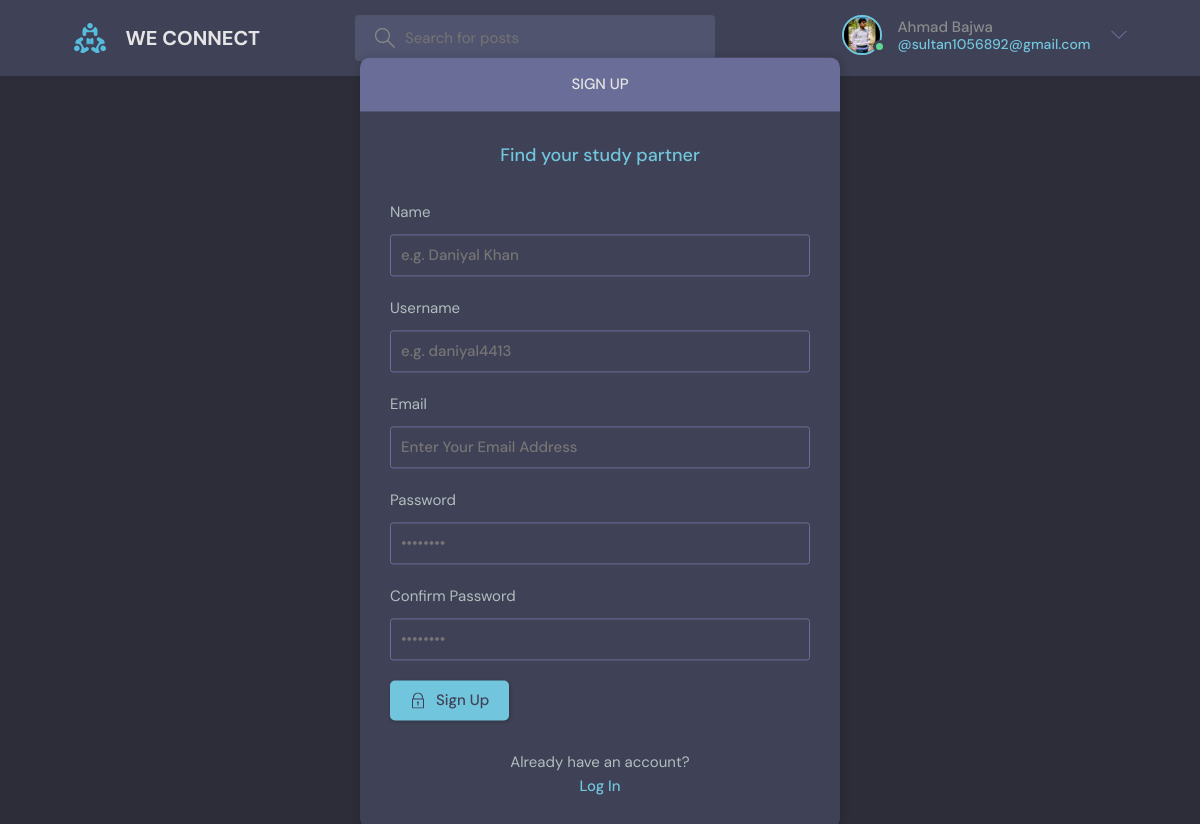
Page /register/ (signed in) on the committed database.
### chat/models.py (models this page shows)
class User(AbstractUser):
    name = models.CharField(max_length=200,null=True)
    email = models.EmailField(unique=True,null=True)
    bio = models.TextField(null=True)
    avatar = models.ImageField(null=True,default='avatar.svg')
    USERNAME_FIELD = 'email'
    REQUIRED_FIELDS = []

### chat/views.py (the view, shortened to what this page needs)
# urls.py: path('register/', views.registerpage, name='registration'),
def registerpage(request):
    page = 'registration'
    form = myusercreationform()
    ctx = {'form':form,'page':page}
    return render(request,template_name='chat/login.html',context=ctx)

### chat/forms.py
class myusercreationform(UserCreationForm):
    class Meta:
        model= User
        fields = ['name','username','email','password1','password2']

### chat/templates/chat/login.html (shortened to what this page needs)
{% extends 'base.html' %}
{% block content %}
{% if page %}
    <main class="auth layout">
      <div class="container">
        <div class="layout__box">
          <div class="layout__boxHeader">
            <div class="layout__boxTitle">
              <h3>Sign up</h3>
            </div>
          </div>
          <div class="layout__body">
            <h2 class="auth__tagline">Find your study partner</h2>
            <form method="post" class="form" action="">
                <div class="form__group form__group">
                <label for="name">Name</label>
                <input id="name" name="name" type="text" placeholder="e.g. Daniyal Khan" />
              </div>
              <div class="form__group form__group">
                <label for="username">Username</label>
                <input id="username" name="username" type="text" placeholder="e.g. daniyal4413" />
              </div>
                               <div class="form__group form__group">
                <label for="email">Email</label>
                <input id="email" name="email" type="email" placeholder="Enter Your Email Address" />
              </div>
              <div class="form__group">
                <label for="password">Password</label>
                <input
                  id="password"
                  name="password1"
                  type="password"
                  placeholder="&bull;&bull;&bull;&bull;&bull;&bull;&bull;&bull;"
                />
              </div>
              <div class="form__group">
                <label for="confirm_password">Confirm Password</label>
                <input
                  id="confirm_password"
                  name="password2"
                  type="password"
                  placeholder="&bull;&bull;&bull;&bull;&bull;&bull;&bull;&bull;"
                />
              </div>
              <button class="btn btn--main" type="submit">
                Sign Up
              </button>
            </form>
            <div class="auth__action">
              <p>Already have an account?</p>
              <a href="{% url 'login' %}" class="btn btn--link">Log In</a>
            </div>
          </div>
        </div>
      </div>
    </main>
{% endif %}
{% endblock %}

### templates/base.html (shortened to what this page needs)
{% load static %}
<link rel="stylesheet" type="text/css" href="{% static 'styles/style.css' %}" >
<!DOCTYPE html>
<html lang="en">
  <head>
    {% load static %}
    <link rel="stylesheet" href="{%  static 'styles/style.css' %}" />
  </head>
  <body>
    <header class="header header--loggedIn">
      <div class="container">
        <a href="{% url 'home' %}" class="header__logo">
          <img src={% static 'images/logo.svg' %}/>
          <h1> WE CONNECT</h1>
        </a>
        <form method="GET" class="header__search" action="{% url 'home' %}">
          <label>
            <input name="q" placeholder="Search for posts"  />
          </label>
        </form>
        <nav class="header__menu">
            {% if not request.user.is_authenticated %}
          <a href="{% url 'login' %}">
            <img src="{% static 'images/avatar.svg' %}" />
            <p>LogIn</p>
          </a>
           {% else %}
         <div class="header__user">
            <a href="{% url 'user-profile' request.user.id %}">
              <div class="avatar avatar--medium active">
                <img src="{{ request.user.avatar.url}}" />
              </div>
              <p>{{ request.user.name }} <span>@{{ request.user }}</span></p>
            </a>
            <button class="dropdown-button">
              <svg version="1.1" xmlns="http://www.w3.org/2000/svg" width="32" height="32" viewBox="0 0 32 32">
                <title>chevron-down</title>
                <path d="M16 21l-13-13h-3l16 16 16-16h-3l-13 13z"></path>
              </svg>
            </button>
          </div>
            {% endif %}
        </nav>
      </div>
    </header>
  {% block content %}
  {% endblock %}
</body>
</html>

### rows in the picture
User: user.avatar (picture), user.name "Ahmad Bajwa", user "sultan1056892@gmail.com"
